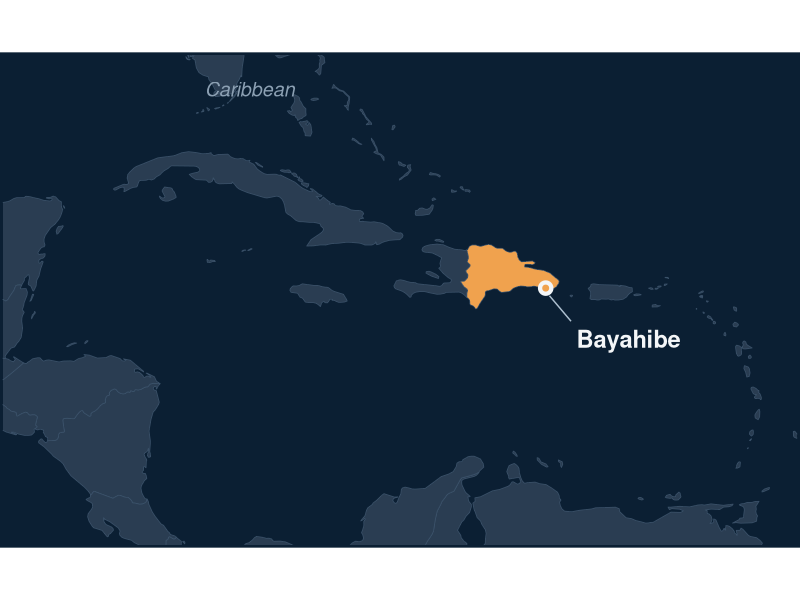

Generate this figure with R:
# dr_locator.R — Caribbean locator for the "Meet FUNDEMAR" slide.
# DARK "Deep Current" theme: navy ocean, muted-grey land, coral-pinned Bayahibe.
# Dominican Republic highlighted in deck amber/coral; Bayahibe labelled in light text.
# Run: Rscript presentation-figs/dr_locator.R
# Restyled dark for the Ocean Recoveries deck: 2026-07-21

setwd(path.expand("~/Detmer-2025-coral-RSE"))
suppressMessages({library(rnaturalearth); library(sf); library(ggplot2); library(dplyr)})

# ---- Deep Current palette (exact deck hex) ----
SEA    <- "#0B1F33"   # navy ocean = plot/panel background
LAND   <- "#2A3D52"   # muted desaturated land fill
LANDB  <- "#3A5169"   # land edges
CORAL  <- "#F0A24E"   # amber/coral highlight (DR + Bayahibe pin)
INK    <- "#F4F6F8"   # near-white primary text
MUTE   <- "#AEC0D0"   # muted secondary text
FAINT  <- "#8CA0B3"   # faint tertiary text

w <- ne_countries(scale="medium", returnclass="sf")
w$isDR <- w$admin == "Dominican Republic"
bay <- data.frame(lon=-68.84, lat=18.37)   # Bayahibe, SE Dominican Republic

p <- ggplot(w) +
  geom_sf(aes(fill=isDR), color=LANDB, linewidth=0.25) +
  scale_fill_manual(values=c(`FALSE`=LAND, `TRUE`=CORAL), guide="none") +
  geom_point(data=bay, aes(lon,lat), color=INK, size=4.6) +
  geom_point(data=bay, aes(lon,lat), color=CORAL, size=1.7) +
  annotate("text", x=-67.7, y=16.9, label="Bayahibe", hjust=0, vjust=1,
           size=6, color=INK, fontface="bold") +
  annotate("segment", x=-68.7, xend=-67.9, y=18.1, yend=17.2, color=MUTE, linewidth=0.5) +
  annotate("text", x=-81.5, y=25.4, label="Caribbean", hjust=0, size=5, color=FAINT, fontface="italic") +
  coord_sf(xlim=c(-89,-59.5), ylim=c(9.3,26.6), expand=FALSE) +
  theme_void() +
  theme(panel.background=element_rect(fill=SEA, color=NA),
        plot.background=element_rect(fill=SEA, color=NA),
        plot.margin=margin(2,2,2,2))

ggsave("presentation-figs/dr_locator.png", p, width=5.6, height=3.15, units="in", dpi=300, bg=SEA)
cat("wrote presentation-figs/dr_locator.png\n")
